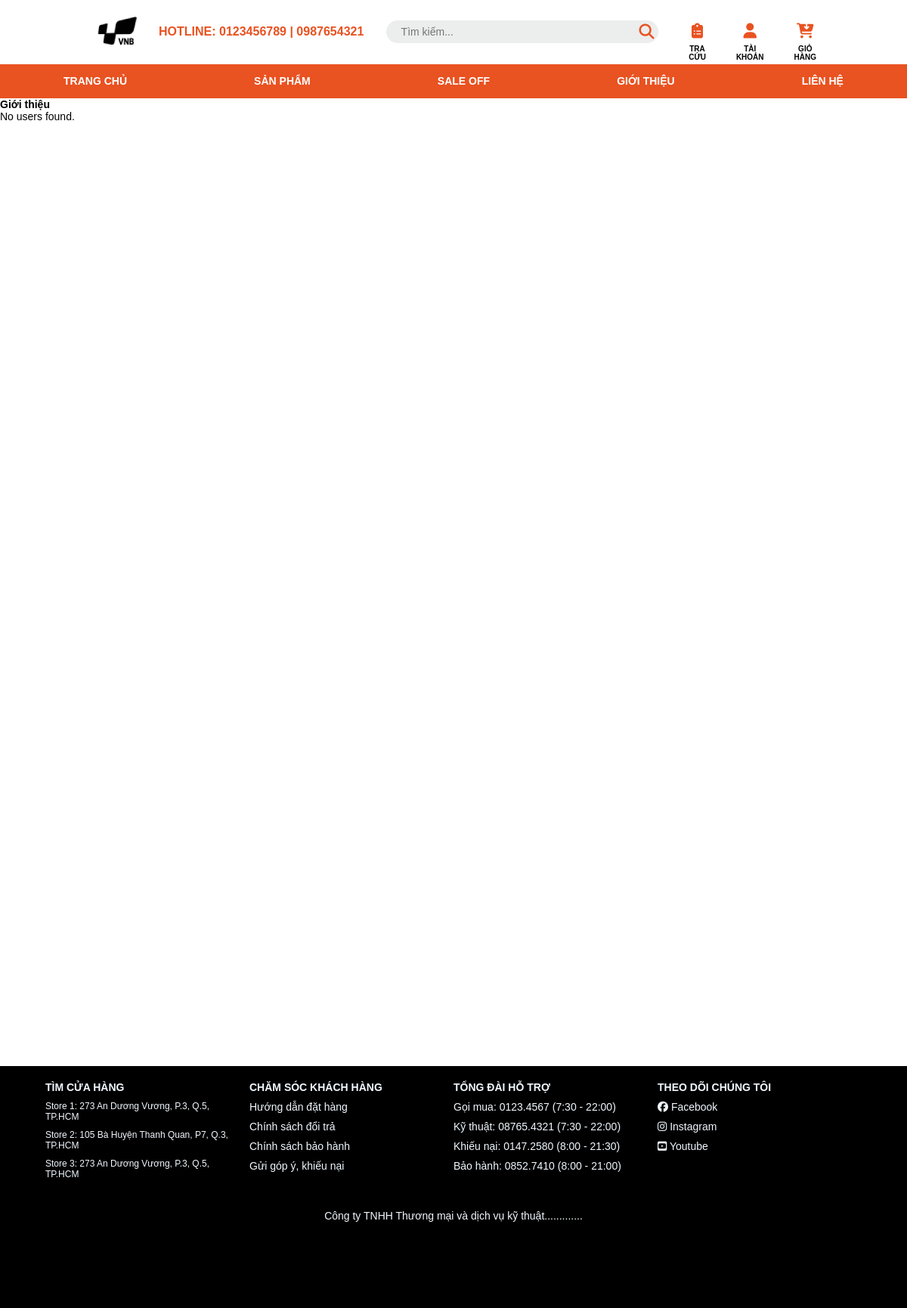
/Controllers/index.php?control=IntroduceCategory, run on an earlier commit of the app's database.
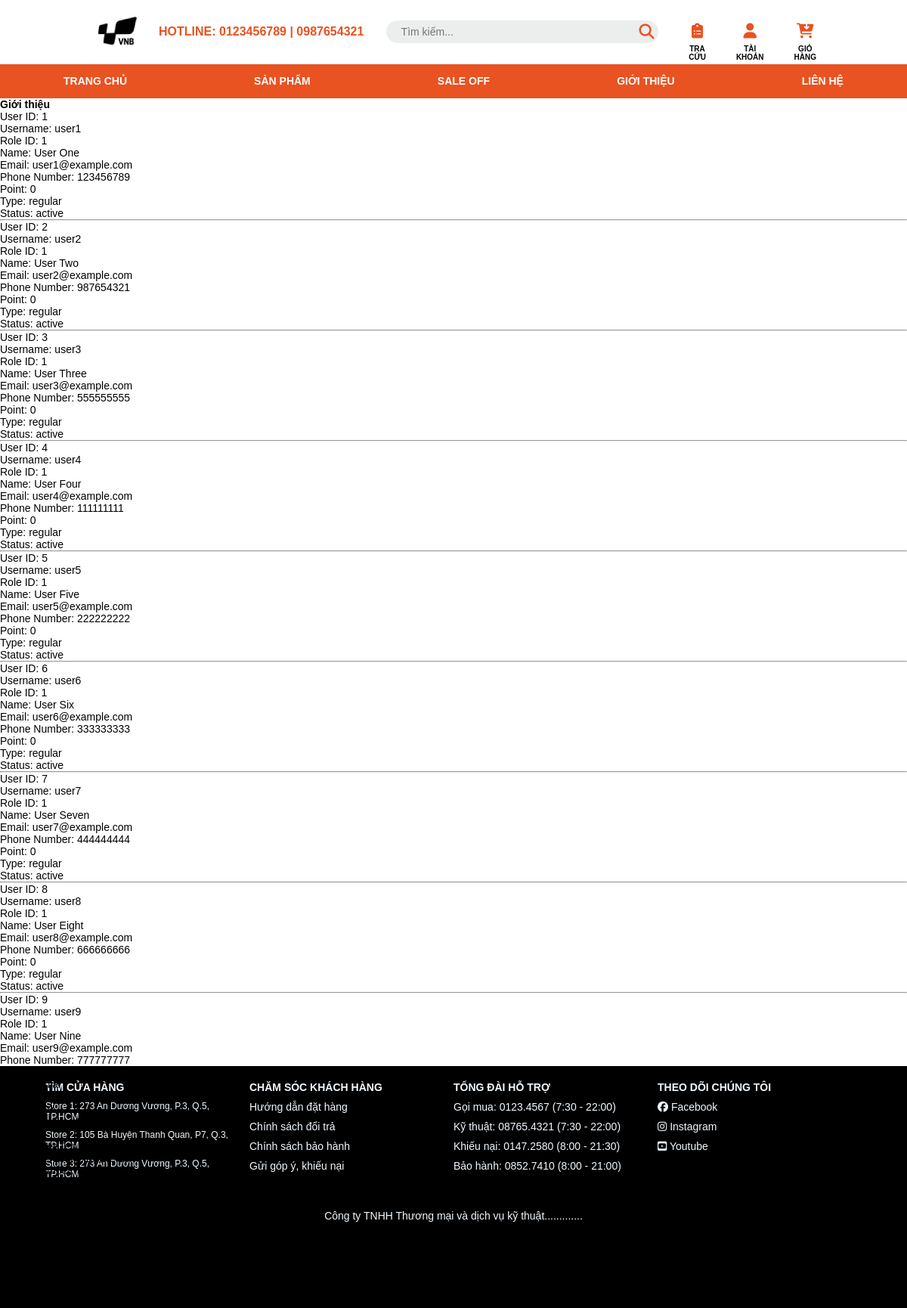
And on a later commit of the database.
### tables this page shows
CREATE TABLE `user` (
  `userID` int(10) NOT NULL,
  `username` text NOT NULL,
  `password` text NOT NULL DEFAULT '1',
  `timeCreated` datetime NOT NULL DEFAULT current_timestamp(),
  `roleID` int(11) NOT NULL,
  `name` text NOT NULL,
  `mail` text NOT NULL,
  `phoneNumber` text NOT NULL,
  `point` int(11) NOT NULL,
  `type` text NOT NULL,
  `status` text NOT NULL
);

### Model/database.php (called while the page is built, shortened)
<?php
Class Database{
   public $host   = DB_HOST;
   public $user   = DB_USER;
   public $pass   = DB_PASS;
   public $dbname = DB_NAME;
   public $link;
private function connectDB(){
   $this->link = new mysqli($this->host, $this->user, $this->pass,
    $this->dbname);
 }
public function select($query){
  $result = $this->link->query($query) or
   die($this->link->error.__LINE__);
  if($result->num_rows > 0){
    return $result;
  } else {
    return false;
  }
 }
}

### Model/ModelUser.php (called while the page is built, shortened)
<?php
require_once 'Database.php';
class ModelUser {
    protected $db;
    public function __construct() {
        $this->db = new Database();
    }
    public function getAllUsers() {
        $query = "SELECT * FROM user";
        $result = $this->db->select($query);
        if ($result) {
            $users = [];
            while ($row = $result->fetch_assoc()) {
                $users[] = $row;
            }
            return $users;
        } else {
            return false;
        }
    }
}
?>

### View/user/pages/intro_page.php (the view)
<h3> Giới thiệu</h3>
<?php
require_once '../Model/ModelUser.php';
$modelUser = new ModelUser();
$users = $modelUser->getAllUsers();
if ($users) {
    foreach ($users as $user) {
        echo "User ID: " . $user['userID'] . "<br>";
        echo "Username: " . $user['username'] . "<br>";
        echo "Role ID: " . $user['roleID'] . "<br>";
        echo "Name: " . $user['name'] . "<br>";
        echo "Email: " . $user['mail'] . "<br>";
        echo "Phone Number: " . $user['phoneNumber'] . "<br>";
        echo "Point: " . $user['point'] . "<br>";
        echo "Type: " . $user['type'] . "<br>";
        echo "Status: " . $user['status'] . "<br>";
        echo "<hr>";
    }
} else {
    echo "No users found.";
}
?>

### Controllers/index.php (shortened to what this page needs)
<!DOCTYPE html>
<html lang="en">
<head>
    <link rel="stylesheet" href="../View/css/style.css">
    <link rel="stylesheet" href="../View/css/homepage.css">
    <link rel="stylesheet" href="../View/css/footer.css">
    <link rel="stylesheet" href="../View/css/slider.css">
    <link rel="stylesheet" href="https://cdnjs.cloudflare.com/ajax/libs/font-awesome/6.5.1/css/all.min.css">
</head>
<header>
<?php include("../View/user/header.php"); ?>
</header>
<body>
    <div class="wrapper">
        <?php
            include("../Controllers/main.php");
            include("../View/user/footer.php");
        ?>
    </div>
</body>
</html>

### View/user/header.php (shortened to what this page needs)
<div class="header_contentTop">
        <div class="left_header_contentTop">
            <div class="logo">
                <img src="../images/logo.png">
            </div>
            <a href=""> HOTLINE: 0123456789 | 0987654321 </a>
        </div>
        <div class="center_header_contentTop">
            <li>
                <input placeholder="Tìm kiếm..." type="text">
                <i class="fa fa-search" aria-hidden="true" style="color: #e95221;"></i>
            </li>
        </div>
        <div class="right_header_contentTop">
            <div class="icon-item">
                <li>
                    <i class="fa-solid fa-clipboard-list" style="color: #e95221;"></i>
                    <span class="icon-name">TRA CỨU</span>
                </li>
            </div>
            <div class="icon-item">
                <li>
                    <i class="fa-solid fa-user" style="color: #e95221;"></i>
                    <span class="icon-name">TÀI KHOẢN</span>
                </li>
            </div>
            <div class="icon-item">
                <li>
                    <i class="fa-solid fa-cart-arrow-down" style="color: #e95221;"></i>
                    <span class="icon-name">GIỎ HÀNG</span>
                </li>
            </div>
        </div>
</div>
<div class="header_contentBottom">
        <li> <a class="titlemenu" href="index.php">TRANG CHỦ</a> </li>
        <li>
            <a class="titlemenu" href="index.php?control=ProductCategory&id=1">SẢN PHẨM</a>
        </li>
        <li> <a class="titlemenu" href="index.php?control=SaleOffCategory&id=2">SALE OFF</a></li>
        <li> <a class="titlemenu" href="index.php?control=IntroduceCategory">GIỚI THIỆU</a></li>
        <li> <a class="titlemenu" href="index.php?control=ContactCategory">LIÊN HỆ</a></li>
</div>

### Controllers/main.php (shortened to what this page needs)
<body>
    <div class="wrapper">
<div id = "main">
<?php
    if(isset($_GET['control'])){
        $tmp = $_GET['control'];
    }
    else $tmp = '';
    if($tmp=='ProductCategory'){
        include("../View/user/pages/product_page.php");
    }
    else if($tmp=='SaleOffCategory'){
        include("../View/user/pages/saleOff_page.php");
    }
    else if($tmp=='IntroduceCategory'){
        include("../View/user/pages/intro_page.php");
    }
?>
</div>

### View/user/footer.php
<footer class="footer">
    <div class="row">
        <div class="boxcenter">
          <div class="boxfooter1">
              <h3>TÌM CỬA HÀNG</h3>
                <div class="mr">Store 1: 273 An Dương Vương, P.3, Q.5, TP.HCM</div>
                <div class="mr">Store 2: 105 Bà Huyện Thanh Quan, P7, Q.3, TP.HCM</div>
                <div class="mr">Store 3: 273 An Dương Vương, P.3, Q.5, TP.HCM</div>
          </div>
          <div class="boxfooter2">
            <h3>CHĂM SÓC KHÁCH HÀNG</h3>
            <div class="mr"> <a> Hướng dẫn đặt hàng</a></div>
            <div class="mr"> <a> Chính sách đổi trả</a></div>
            <div class="mr"> <a> Chính sách bảo hành</a></div>
            <div class="mr"> <a> Gửi góp ý, khiếu nại</a></div>
          </div>
          <div class="boxfooter3">
            <h3>TỔNG ĐÀI HỖ TRỢ</h3>
            <div class="mr"> <a> Gọi mua: 0123.4567 (7:30 - 22:00)</a></div>
            <div class="mr"> <a> Kỹ thuật: 08765.4321 (7:30 - 22:00)</a></div>
            <div class="mr"> <a> Khiếu nại: 0147.2580 (8:00 - 21:30)</a></div>
            <div class="mr"> <a> Bảo hành: 0852.7410 (8:00 - 21:00)</a></div>
          </div>
          <div class="boxfooter4">
            <h3>THEO DÕI CHÚNG TÔI </h3>
            <div class="mr"> <a> <i class="fa-brands fa-facebook"></i> Facebook </a></div>
            <div class="mr"> <a> <i class="fa-brands fa-instagram"></i> Instagram </a></div>
            <div class="mr"> <a> <i class="fa-brands fa-square-youtube"></i> Youtube </a></div>
          </div>
        </div>
    </div>
    <div class="row textcenter"> Công ty TNHH Thương mại và dịch vụ kỹ thuật............. </div>
</footer>

### View/css/style.css (style rules this page uses)
* { margin: 0; padding: 0; box-sizing: border-box; font-family: Arial, Helvetica, sans-serif; font-size: 14px; }
li { list-style: none; }
a { text-decoration: none; }
header { height: 130px; display: block; justify-content: space-between; }
.header_contentTop { display: flex; justify-content: space-between; padding: 10px 100px; height: 65%; }
.logo { padding: 0 25px; cursor: pointer; }
.left_header_contentTop { flex: 1; display: flex; justify-content: space-between; align-items: center; }
.left_header_contentTop > a { font-size: 16px; font-weight: bold; color: #E95221; width: 280px; }
.center_header_contentTop { flex: 2; display: flex; justify-content: center; align-items: center; }
.center_header_contentTop > li { height: 30px; width: 360px; position: relative; }
.center_header_contentTop > li input { width: 100%; height: 100%; background: #eceded; border: none; border-radius: 20px; }
.center_header_contentTop > li input::placeholder { text-align: left; padding-left: 20px; }
.center_header_contentTop > li i { font-size: 20px; position: absolute; right: 5px; margin-top: 5px; }
.right_header_contentTop { flex: 1; display: flex; justify-content: center; align-items: center; }
.icon-item { text-align: center; margin: 0 20px; margin-top: 25px; height: 75%; }
.icon-item > li i { font-size: 20px; position: relative; }
.icon-name { display: block; margin-top: 8px; font-size: 10px; font-weight: bold; }
.header_contentBottom { height: 35%; display: flex; justify-content: space-around; align-items: center; background: #E95221; }
.header_contentBottom > li { position: relative; }
.titlemenu { color: #ffffff; font-weight: bold; }
.wrapper { height: 1600px; display: block; }
#main { height: 80%; width: 100%; }
.footer { height: 20%; width: 100%; background: #000; }

### View/css/footer.css (style rules this page uses)
.footer { float: left; width: 100%; min-height:150px; background-color: black; }
.row { float: left; width: 100%; margin-bottom: 20px; padding-top: 20px; }
.boxcenter { width: 90%; margin: 0px auto; font-size: 18px; }
.boxfooter1 { width: 25%; float: left; color:aliceblue; }
.boxfooter2 { width: 25%; float: left; color:aliceblue; }
.boxfooter3 { width: 25%; float: left; color:aliceblue; }
.boxfooter4 { width: 25%; float: left; color:aliceblue; }
.textcenter { color:aliceblue; text-align: center; }
.mr { font-size: 12px; margin-top: 10px; margin-right: 20px; }

### View/css/slider.css (style rules this page uses)
li { list-style: none; }

What changed in the data, as far as the page shows it:
added user: userID "1", username "user1", roleID "1", name "User One", mail "user1@example.com", phoneNumber "123456789", point "0", type "regular", status "active"
added user: userID "2", username "user2", roleID "1", name "User Two", mail "user2@example.com", phoneNumber "987654321", point "0", type "regular", status "active"
added user: userID "3", username "user3", roleID "1", name "User Three", mail "user3@example.com", phoneNumber "555555555", point "0", type "regular", status "active"
added user: userID "4", username "user4", roleID "1", name "User Four", mail "user4@example.com", phoneNumber "111111111", point "0", type "regular", status "active"
added user: userID "5", username "user5", roleID "1", name "User Five", mail "user5@example.com", phoneNumber "222222222", point "0", type "regular", status "active"
added user: userID "6", username "user6", roleID "1", name "User Six", mail "user6@example.com", phoneNumber "333333333", point "0", type "regular", status "active"
added user: userID "7", username "user7", roleID "1", name "User Seven", mail "user7@example.com", phoneNumber "444444444", point "0", type "regular", status "active"
added user: userID "8", username "user8", roleID "1", name "User Eight", mail "user8@example.com", phoneNumber "666666666", point "0", type "regular", status "active"
added user: userID "9", username "user9", roleID "1", name "User Nine", mail "user9@example.com", phoneNumber "777777777"
Also different on the page:
text no longer shown: "No users found."
